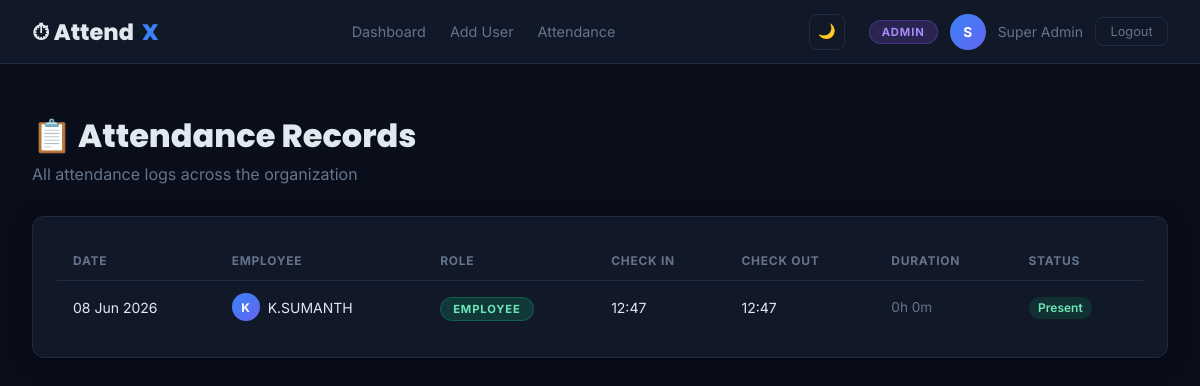
Page /admin/attendance (signed in) on the committed database.
### app.py (models this page shows, shortened)
class User(db.Model):
    __tablename__ = 'users'
    id            = db.Column(db.Integer, primary_key=True)
    name          = db.Column(db.String(120), nullable=False)
    email         = db.Column(db.String(120), unique=True, nullable=False)
    department    = db.Column(db.String(100))
    role          = db.Column(db.String(20), nullable=False, default=RoleEnum.EMPLOYEE)
    password_hash = db.Column(db.String(256), nullable=False)
    is_active     = db.Column(db.Boolean, default=True)
    created_at    = db.Column(db.DateTime, default=datetime.utcnow)
    attendances   = db.relationship('Attendance', backref='user', lazy=True)
    @property
    def is_authenticated(self): return True

class Attendance(db.Model):
    __tablename__ = 'attendance'
    id         = db.Column(db.Integer, primary_key=True)
    user_id    = db.Column(db.Integer, db.ForeignKey('users.id'), nullable=False)
    date       = db.Column(db.Date, default=date.today)
    check_in   = db.Column(db.DateTime)
    check_out  = db.Column(db.DateTime)
    status     = db.Column(db.String(20), default='Present')  # Present / Absent / Leave
    notes      = db.Column(db.String(255))

### app.py (the view)
@app.route('/admin/attendance')
@login_required
def admin_attendance():
    if current_user.role != RoleEnum.ADMIN:
        flash('Access denied.', 'danger')
        return redirect(url_for('login'))
    records = db.session.query(Attendance, User).join(User).order_by(Attendance.date.desc()).all()
    return render_template('admin/attendance.html', records=records)

### app.py (called while the page is built)
@login_manager.user_loader
def load_user(user_id):
    return User.query.get(int(user_id))

### templates/admin/attendance.html (shortened to what this page needs)
{% extends "base.html" %}
{% block nav_links %}
  <a href="{{ url_for('admin_dashboard') }}">Dashboard</a>
  <a href="{{ url_for('admin_add_user') }}">Add User</a>
  <a href="{{ url_for('admin_attendance') }}">Attendance</a>
{% endblock %}
{% block content %}
<div class="page">
  <div class="page-header">
    <h1>📋 Attendance Records</h1>
    <p>All attendance logs across the organization</p>
  </div>
  <div class="card">
    <div class="table-wrap">
      <table>
        <thead>
          <tr>
            <th>Date</th>
            <th>Employee</th>
            <th>Role</th>
            <th>Check In</th>
            <th>Check Out</th>
            <th>Duration</th>
            <th>Status</th>
          </tr>
        </thead>
        <tbody>
          {% for att, user in records %}
          <tr>
            <td>{{ att.date.strftime('%d %b %Y') }}</td>
            <td>
              <div style="display:flex; align-items:center; gap:.5rem;">
                <div style="width:28px; height:28px; border-radius:50%;
                  background:linear-gradient(135deg,var(--accent),var(--accent2));
                  display:flex; align-items:center; justify-content:center;
                  font-size:.75rem; font-weight:700; color:#fff; flex-shrink:0;">
                  {{ user.name[0].upper() }}
                </div>
                {{ user.name }}
              </div>
            </td>
            <td><span class="role-badge role-{{ user.role }}">{{ user.role }}</span></td>
            <td>{{ att.check_in.strftime('%H:%M') if att.check_in else '—' }}</td>
            <td>{{ att.check_out.strftime('%H:%M') if att.check_out else '—' }}</td>
            <td style="color:var(--muted); font-size:.85rem;">
              {% if att.check_in and att.check_out %}
                {% set delta = att.check_out - att.check_in %}
                {% set h = (delta.seconds // 3600) %}
                {% set m = (delta.seconds % 3600) // 60 %}
                {{ h }}h {{ m }}m
              {% else %}
                —
              {% endif %}
            </td>
            <td>
              <span class="pill pill-{{ att.status.lower() }}">{{ att.status }}</span>
            </td>
          </tr>
          {% else %}
          <tr>
            <td colspan="7" style="text-align:center; color:var(--muted); padding:2rem;">
              No attendance records found.
            </td>
          </tr>
          {% endfor %}
        </tbody>
      </table>
    </div>
  </div>
</div>
{% endblock %}

### templates/base.html (shortened to what this page needs)
<!DOCTYPE html>
<html lang="en">
<head>
</head>
<body>
{% if current_user.is_authenticated %}
<nav class="navbar">
  <div class="navbar-brand">⏱ Attend<span>X</span></div>
  <div class="nav-links">
    {% block nav_links %}{% endblock %}
  </div>
  <div class="nav-user">
    <button class="theme-toggle" id="themeToggle" title="Toggle dark/light theme">
      <span id="themeIcon">🌙</span>
    </button>
    <span class="role-badge role-{{ current_user.role }}">{{ current_user.role }}</span>
    <div class="avatar">{{ current_user.name[0].upper() }}</div>
    <span style="font-size:.875rem; color:var(--muted)">{{ current_user.name }}</span>
    <a href="{{ url_for('logout') }}" class="btn-logout">Logout</a>
  </div>
</nav>
{% endif %}
<div class="alerts">
</div>
{% block content %}{% endblock %}
</body>
</html>

### templates/base.html (style rules this page uses)
:root { --bg: #0a0e1a; --surface: #111827; --surface2: #1a2235; --border: #1e2d45; --text: #e2e8f0; --muted: #64748b; --accent: #3b82f6; --accent2: #6366f1; --success: #10b981; --warning: #f59e0b; --danger: #ef4444; --admin: #8b5cf6; --manager: #06b6d4; --hr: #ec4899; --employee: #10b981; --radius: 12px; --shadow: 0 4px 24px rgba(0,0,0,.4); }
* { box-sizing:border-box; margin:0; padding:0; }
body { font-family:'Inter',sans-serif; background:var(--bg); color:var(--text); min-height:100vh; transition:background-color .3s ease, color .3s ease; }
a { color:var(--accent); text-decoration:none; }
.navbar { background:var(--surface); border-bottom:1px solid var(--border); padding:0 2rem; display:flex; align-items:center; justify-content:space-between; height:64px; position:sticky; top:0; z-index:100; backdrop-filter:blur(12px); }
.navbar-brand { font-family:'Poppins',sans-serif; font-weight:800; font-size:1.4rem; color:var(--text); display:flex; align-items:center; gap:.5rem; }
.navbar-brand span { color:var(--accent); }
.role-badge { padding:.25rem .75rem; border-radius:99px; font-size:.7rem; font-weight:700; letter-spacing:.08em; text-transform:uppercase; }
.role-admin { background:rgba(139,92,246,.2); color:#a78bfa; border:1px solid rgba(139,92,246,.3); }
.role-employee { background:rgba(16,185,129,.2); color:#6ee7b7; border:1px solid rgba(16,185,129,.3); }
.nav-links { display:flex; align-items:center; gap:1.5rem; }
.nav-links a { color:var(--muted); font-size:.9rem; transition:color .2s; }
.nav-user { display:flex; align-items:center; gap:.75rem; }
.avatar { width:36px; height:36px; border-radius:50%; background:linear-gradient(135deg,var(--accent),var(--accent2)); display:flex; align-items:center; justify-content:center; font-weight:700; font-size:.85rem; color:#fff; }
.btn-logout { background:transparent; border:1px solid var(--border); color:var(--muted); padding:.4rem .9rem; border-radius:8px; cursor:pointer; font-size:.8rem; transition:all .2s; }
.alerts { padding:1rem 2rem 0; }
.page { padding:2rem; max-width:1300px; margin:0 auto; }
.page-header { margin-bottom:2rem; }
.page-header h1 { font-family:'Poppins',sans-serif; font-weight:800; font-size:2rem; }
.page-header p { color:var(--muted); margin-top:.25rem; }
.card { background:var(--surface); border:1px solid var(--border); border-radius:var(--radius); padding:1.5rem; box-shadow:var(--shadow); }
.table-wrap { overflow-x:auto; }
table { width:100%; border-collapse:collapse; font-size:.875rem; }
th { text-align:left; padding:.75rem 1rem; color:var(--muted); font-size:.75rem; text-transform:uppercase; letter-spacing:.06em; border-bottom:1px solid var(--border); }
td { padding:.75rem 1rem; border-bottom:1px solid var(--border); }
tr:last-child td { border-bottom:none; }
.pill { padding:.2rem .6rem; border-radius:99px; font-size:.75rem; font-weight:600; }
.pill-present { background:rgba(16,185,129,.15); color:#6ee7b7; }
.theme-toggle { background:transparent; border:1px solid var(--border); color:var(--muted); padding:.4rem .6rem; border-radius:8px; cursor:pointer; font-size:.9rem; transition:all .2s; display:flex; align-items:center; justify-content:center; width:36px; height:36px; margin-right:.75rem; }

### rows in the picture
User: role "ADMIN", name "S", name "Super Admin"
Attendance: date "08 Jun 2026", name "K", name "K.SUMANTH", role "EMPLOYEE", check_in "12:47", check_out "12:47", h "0", m "0", status "Present"
